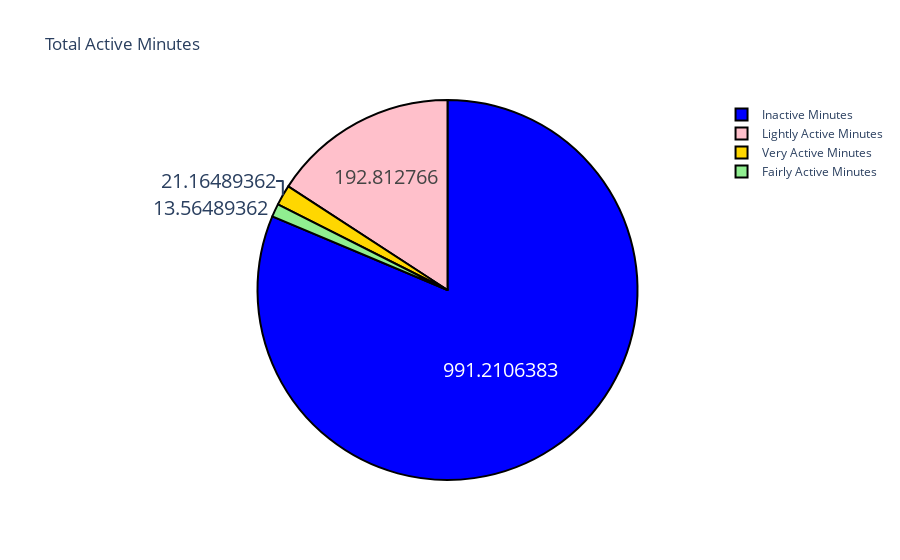

Notebook cell for this chart:
### Code cell
import plotly.graph_objects as go
import pandas as pd

# Assuming daily_activity is your DataFrame containing the data

labels = ['Very Active Minutes', 'Fairly Active Minutes', 'Lightly Active Minutes', 'Inactive Minutes']
counts = daily_activity[['VeryActiveMinutes', 'FairlyActiveMinutes', 'LightlyActiveMinutes', 'SedentaryMinutes']].mean()
colors = ['gold', 'lightgreen', 'pink', 'blue']

fig = go.Figure(data=[go.Pie(labels=labels, values=counts)])
fig.update_layout(title_text='Total Active Minutes')
fig.update_traces(hoverinfo='label+percent', textinfo='value', textfont_size=20,
                  marker=dict(colors=colors, line=dict(color='black', width=2)))
fig.show()

### Figure 1 — Plotly figure (JSON) as saved in the notebook; plotly's stock layout.template omitted (floating-point values rounded to 4 significant figures)
{"data": [{"hoverinfo": "label+percent", "labels": ["Very Active Minutes", "Fairly Active Minutes", "Lightly Active Minutes", "Inactive Minutes"], "marker": {"colors": ["gold", "lightgreen", "pink", "blue"], "line": {"color": "black", "width": 2}}, "textfont": {"size": 20}, "textinfo": "value", "type": "pie", "values": [21.16, 13.56, 192.8, 991.2]}], "layout": {"title": {"text": "Total Active Minutes"}}}
